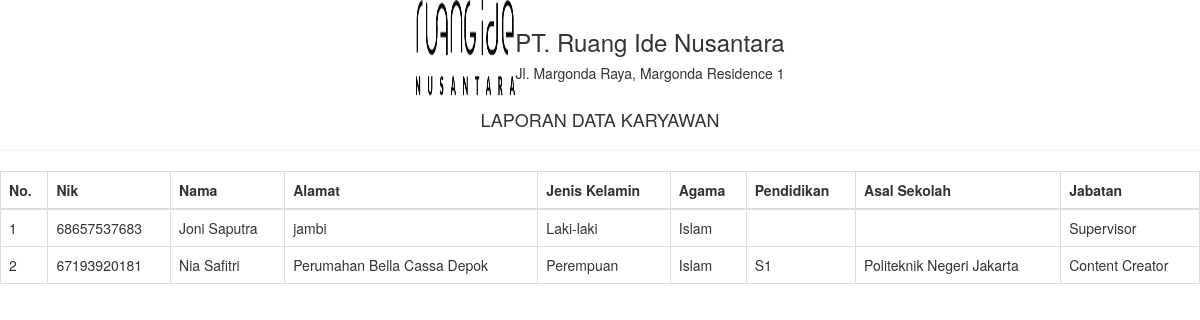
Screenshot of /index.php/gaji/lap_karyawan with the database file from the repository.
### tables this page shows
CREATE TABLE `karyawann` (
  `id_karyawan` int(11) NOT NULL,
  `nik` varchar(20) DEFAULT NULL,
  `username` varchar(50) DEFAULT NULL,
  `password` varchar(50) DEFAULT NULL,
  `nama` varchar(100) DEFAULT NULL,
  `alamat` text,
  `jenis_kelamin` varchar(10) DEFAULT NULL,
  `agama` varchar(20) DEFAULT NULL,
  `pendidikan` varchar(50) DEFAULT NULL,
  `asal_sekolah` varchar(100) DEFAULT NULL,
  `id_pekerjaan` int(11) DEFAULT NULL
);

CREATE TABLE `pekerjaan` (
  `id_pekerjaan` int(11) NOT NULL,
  `pekerjaan` varchar(30) DEFAULT NULL,
  `gapok` int(11) DEFAULT NULL,
  `tukes` int(11) DEFAULT NULL,
  `tutra` int(11) DEFAULT NULL,
  `tupen` int(11) DEFAULT NULL,
  `tukel` int(11) DEFAULT NULL
);

### application/controllers/Gaji.php (called while the page is built, shortened)
<?php
class Gaji extends CI_Controller
{
    function __construct()
    {
        $this->load->model('Gaji_model');
        $this->load->library('form_validation');
    }
    public function lap_karyawan()
    {
        $data = array(
            'rw' => $this->db->query("SELECT * FROM karyawann, pekerjaan where karyawann.id_pekerjaan=pekerjaan.id_pekerjaan"),
            'konten' => 'lapkaryawan',
            'judul' => 'Dashboard',
        );
        $this->load->view('lapkaryawan', $data);
    }
}

### index.php (called while the page is built, shortened)
<?php
require_once BASEPATH.'core/CodeIgniter.php';

### application/views/lapkaryawan.php (the view, shortened to what this page needs)
<!DOCTYPE html>
<html>
<head>
    <link href="assets/css/bootstrap.min.css" rel="stylesheet" type="text/css" />
</head>
<body onload="print()">
	<center>
		<table>
			<tr>
				<td>
					<img src="img/PT RIN.png" style="width: 100px; height: 100px;">
				</td>
				<td>
					<center>
						<h3>PT. Ruang Ide Nusantara</h3>
					<h5>Jl. Margonda Raya, Margonda Residence 1</h5>
					</center>
				</td>
			</tr>
		</table>
		<h4>LAPORAN DATA KARYAWAN</h4>
	</center>
	<hr>
	<table class="table table-bordered">
		<thead>
			<tr>
				<th>No.</th>
				<th>Nik</th>
				<th>Nama</th>
				<th>Alamat</th>
				<th>Jenis Kelamin</th>
				<th>Agama</th>
				<th>Pendidikan</th>
				<th>Asal Sekolah</th>
				<th>Jabatan</th>
			</tr>
		</thead>
		<tbody>
			<?php
			$no = 1;
			foreach ($rw->result() as $row) {
			 ?>
			<tr>
				<td><?php echo $no++; ?></td>
				<td><?php echo $row->nik; ?></td>
				<td><?php echo $row->nama; ?></td>
				<td><?php echo $row->alamat; ?></td>
				<td><?php echo $row->jenis_kelamin; ?></td>
				<td><?php echo $row->agama; ?></td>
				<td><?php echo $row->pendidikan; ?></td>
				<td><?php echo $row->asal_sekolah; ?></td>
				<td><?php echo $row->pekerjaan; ?></td>
			</tr>
			<?php } ?>
		</tbody>
	</table>
</body>
</html>

### rows the page displays
karyawann: nik "68657537683", nama "Joni Saputra", alamat "jambi", jenis_kelamin "Laki-laki", agama "Islam", id_pekerjaan.pekerjaan "Supervisor"
karyawann: nik "67193920181", nama "Nia Safitri", alamat "Perumahan Bella Cassa Depok", jenis_kelamin "Perempuan", agama "Islam", pendidikan "S1", asal_sekolah "Politeknik Negeri Jakarta", id_pekerjaan.pekerjaan "Content Creator"
